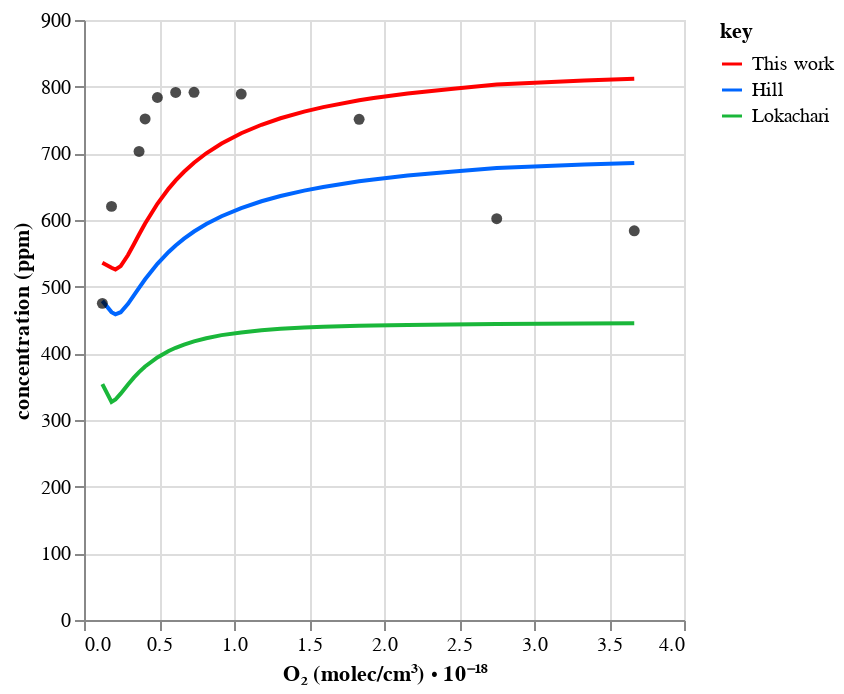
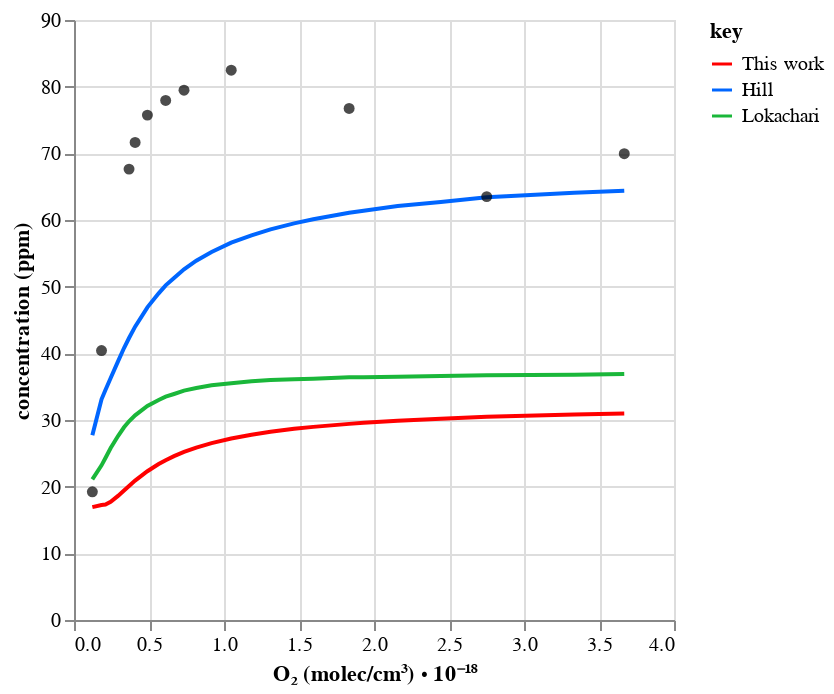
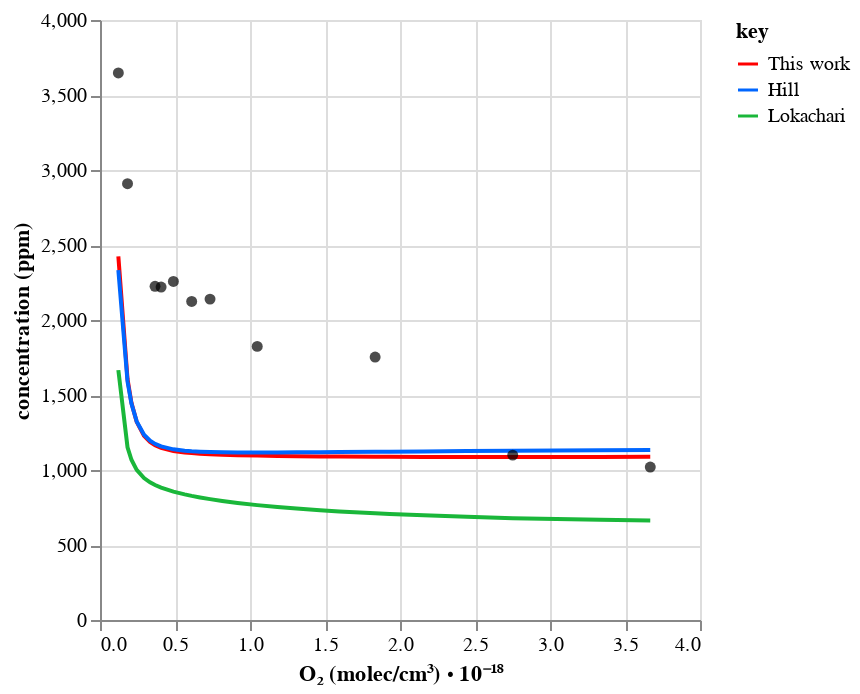
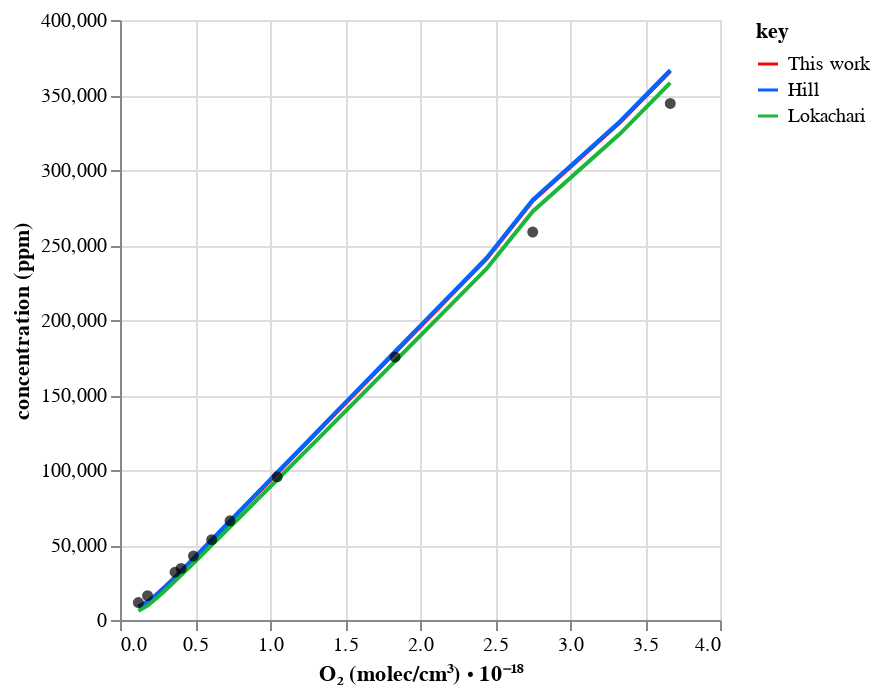

Notebook code for these charts, in order:
### Code cell
from util import p_

import automech

# Plot
chart_dct = workflow.plot_simulation(
    tag=tag,
    x_col="O2_molecules",
    root_path=root_path,
    line_source_=["Hill", "Lokachari"],
    point_source="Experiment",
    control=False,
)
mech = automech.io.read(
    p_.full_calculated_mechanism(tag, "json", path=p_.data(root_path))
)
for name, chart in chart_dct.items():
    automech.display_species(mech, [name])
    chart.show()

### Figure 1 — Vega-Lite specification as saved in the notebook (floating-point values rounded to 4 significant figures)
{"config": {"view": {"continuousWidth": 300, "continuousHeight": 300}}, "layer": [{"data": {"name": "data-2b50d2577affbb8958e16ab5f06da39f"}, "mark": {"type": "line"}, "encoding": {"color": {"field": "key", "scale": {"domain": ["This work", "Hill", "Lokachari"], "range": ["#ff0000", "#0066ff", "#1ab73a"]}, "type": "nominal"}, "x": {"field": "O2_molecules", "title": "O₂ (molec/cm³) ⋅ 10⁻¹⁸", "type": "quantitative"}, "y": {"field": "value", "title": "concentration (ppm)", "type": "quantitative"}}, "transform": [{"fold": ["This work", "Hill", "Lokachari"]}]}, {"data": {"name": "data-4b82953d89d4de3f4f86e035719410fe"}, "mark": {"type": "circle"}, "encoding": {"color": {"value": "black"}, "x": {"field": "O2_molecules", "type": "quantitative"}, "y": {"field": "Experiment", "type": "quantitative"}}}], "$schema": "https://vega.github.io/schema/vega-lite/v5.20.1.json", "datasets": {"data-2b50d2577affbb8958e16ab5f06da39f": [{"O2_molecules": 3.668, "This work": 812.0, "Hill": 685.5, "Lokachari": 445.1}, {"O2_molecules": 3.335, "This work": 809.3, "Hill": 683.1, "Lokachari": 444.6}, {"O2_molecules": 2.751, "This work": 803.1, "Hill": 677.9, "Lokachari": 444.0}, {"O2_molecules": 2.446, "This work": 796.6, "Hill": 672.3, "Lokachari": 443.3}, {"O2_molecules": 2.158, "This work": 789.8, "Hill": 666.6, "Lokachari": 442.6}, {"O2_molecules": 1.931, "This work": 782.9, "Hill": 660.9, "Lokachari": 441.8}, {"O2_molecules": 1.834, "This work": 779.5, "Hill": 658.0, "Lokachari": 441.4}, {"O2_molecules": 1.595, "This work": 769.3, "Hill": 649.6, "Lokachari": 439.9}, {"O2_molecules": 1.467, "This work": 762.6, "Hill": 644.1, "Lokachari": 438.7}, {"O2_molecules": 1.31, "This work": 752.6, "Hill": 636.0, "Lokachari": 436.7}, {"O2_molecules": 1.183, "This work": 742.9, "Hill": 628.1, "Lokachari": 434.5}, {"O2_molecules": 1.048, "This work": 730.2, "Hill": 617.9, "Lokachari": 431.3}, {"O2_molecules": 0.9171, "This work": 714.8, "Hill": 605.6, "Lokachari": 427.3}, {"O2_molecules": 0.8152, "This work": 700.1, "Hill": 593.9, "Lokachari": 422.7}, {"O2_molecules": 0.7335, "This work": 685.9, "Hill": 582.7, "Lokachari": 418.0}, {"O2_molecules": 0.667, "This work": 672.4, "Hill": 572.0, "Lokachari": 413.2}, {"O2_molecules": 0.6112, "This work": 659.4, "Hill": 561.8, "Lokachari": 408.3}, {"O2_molecules": 0.5644, "This work": 647.1, "Hill": 552.1, "Lokachari": 403.5}, {"O2_molecules": 0.4893, "This work": 624.3, "Hill": 534.3, "Lokachari": 393.9}, {"O2_molecules": 0.4074, "This work": 594.8, "Hill": 511.1, "Lokachari": 380.3}, {"O2_molecules": 0.367, "This work": 578.2, "Hill": 498.2, "Lokachari": 371.9}, {"O2_molecules": 0.3335, "This work": 564.1, "Hill": 487.2, "Lokachari": 364.0}, {"O2_molecules": 0.2935, "This work": 547.5, "Hill": 474.3, "Lokachari": 353.4}, {"O2_molecules": 0.2446, "This work": 530.8, "Hill": 461.7, "Lokachari": 339.5}, {"O2_molecules": 0.2096, "This work": 525.8, "Hill": 458.6, "Lokachari": 330.7}, {"O2_molecules": 0.1835, "This work": 528.4, "Hill": 461.8, "Lokachari": 327.1}, {"O2_molecules": 0.1223, "This work": 535.7, "Hill": 478.7, "Lokachari": 353.7}], "data-4b82953d89d4de3f4f86e035719410fe": [{"O2_molecules": 0.1223, "Experiment": 475.0}, {"O2_molecules": 0.1835, "Experiment": 620.4}, {"O2_molecules": 0.367, "Experiment": 702.8}, {"O2_molecules": 0.4074, "Experiment": 751.5}, {"O2_molecules": 0.4893, "Experiment": 783.7}, {"O2_molecules": 0.6112, "Experiment": 791.4}, {"O2_molecules": 0.7335, "Experiment": 791.6}, {"O2_molecules": 1.048, "Experiment": 788.9}, {"O2_molecules": 1.834, "Experiment": 751.0}, {"O2_molecules": 2.751, "Experiment": 602.0}, {"O2_molecules": 3.668, "Experiment": 583.8}]}}

### Figure 2 — Vega-Lite specification as saved in the notebook (floating-point values rounded to 4 significant figures)
{"config": {"view": {"continuousWidth": 300, "continuousHeight": 300}}, "layer": [{"data": {"name": "data-5734010e04f5d808f4cbd90b1aab7808"}, "mark": {"type": "line"}, "encoding": {"color": {"field": "key", "scale": {"domain": ["This work", "Hill", "Lokachari"], "range": ["#ff0000", "#0066ff", "#1ab73a"]}, "type": "nominal"}, "x": {"field": "O2_molecules", "title": "O₂ (molec/cm³) ⋅ 10⁻¹⁸", "type": "quantitative"}, "y": {"field": "value", "title": "concentration (ppm)", "type": "quantitative"}}, "transform": [{"fold": ["This work", "Hill", "Lokachari"]}]}, {"data": {"name": "data-cf989b38a5c47983aff418ceb98a0330"}, "mark": {"type": "circle"}, "encoding": {"color": {"value": "black"}, "x": {"field": "O2_molecules", "type": "quantitative"}, "y": {"field": "Experiment", "type": "quantitative"}}}], "$schema": "https://vega.github.io/schema/vega-lite/v5.20.1.json", "datasets": {"data-5734010e04f5d808f4cbd90b1aab7808": [{"O2_molecules": 3.668, "This work": 30.97, "Hill": 64.4, "Lokachari": 36.9}, {"O2_molecules": 3.335, "This work": 30.81, "Hill": 64.1, "Lokachari": 36.8}, {"O2_molecules": 2.751, "This work": 30.5, "Hill": 63.4, "Lokachari": 36.7}, {"O2_molecules": 2.446, "This work": 30.19, "Hill": 62.7, "Lokachari": 36.6}, {"O2_molecules": 2.158, "This work": 29.88, "Hill": 62.1, "Lokachari": 36.5}, {"O2_molecules": 1.931, "This work": 29.57, "Hill": 61.4, "Lokachari": 36.4}, {"O2_molecules": 1.834, "This work": 29.42, "Hill": 61.1, "Lokachari": 36.4}, {"O2_molecules": 1.595, "This work": 28.97, "Hill": 60.1, "Lokachari": 36.2}, {"O2_molecules": 1.467, "This work": 28.67, "Hill": 59.5, "Lokachari": 36.1}, {"O2_molecules": 1.31, "This work": 28.23, "Hill": 58.6, "Lokachari": 36.0}, {"O2_molecules": 1.183, "This work": 27.8, "Hill": 57.7, "Lokachari": 35.8}, {"O2_molecules": 1.048, "This work": 27.23, "Hill": 56.6, "Lokachari": 35.5}, {"O2_molecules": 0.9171, "This work": 26.53, "Hill": 55.2, "Lokachari": 35.2}, {"O2_molecules": 0.8152, "This work": 25.86, "Hill": 53.9, "Lokachari": 34.8}, {"O2_molecules": 0.7335, "This work": 25.2, "Hill": 52.6, "Lokachari": 34.4}, {"O2_molecules": 0.667, "This work": 24.57, "Hill": 51.3, "Lokachari": 33.9}, {"O2_molecules": 0.6112, "This work": 23.97, "Hill": 50.2, "Lokachari": 33.5}, {"O2_molecules": 0.5644, "This work": 23.39, "Hill": 49.0, "Lokachari": 33.0}, {"O2_molecules": 0.4893, "This work": 22.31, "Hill": 46.9, "Lokachari": 32.1}, {"O2_molecules": 0.4074, "This work": 20.91, "Hill": 44.0, "Lokachari": 30.7}, {"O2_molecules": 0.367, "This work": 20.12, "Hill": 42.3, "Lokachari": 29.8}, {"O2_molecules": 0.3335, "This work": 19.43, "Hill": 40.8, "Lokachari": 28.9}, {"O2_molecules": 0.2935, "This work": 18.61, "Hill": 38.8, "Lokachari": 27.6}, {"O2_molecules": 0.2446, "This work": 17.72, "Hill": 36.3, "Lokachari": 25.8}, {"O2_molecules": 0.2096, "This work": 17.33, "Hill": 34.5, "Lokachari": 24.3}, {"O2_molecules": 0.1835, "This work": 17.26, "Hill": 33.1, "Lokachari": 23.2}, {"O2_molecules": 0.1223, "This work": 16.94, "Hill": 27.7, "Lokachari": 21.1}], "data-cf989b38a5c47983aff418ceb98a0330": [{"O2_molecules": 0.1223, "Experiment": 19.23}, {"O2_molecules": 0.1835, "Experiment": 40.42}, {"O2_molecules": 0.367, "Experiment": 67.63}, {"O2_molecules": 0.4074, "Experiment": 71.63}, {"O2_molecules": 0.4893, "Experiment": 75.73}, {"O2_molecules": 0.6112, "Experiment": 77.94}, {"O2_molecules": 0.7335, "Experiment": 79.47}, {"O2_molecules": 1.048, "Experiment": 82.48}, {"O2_molecules": 1.834, "Experiment": 76.73}, {"O2_molecules": 2.751, "Experiment": 63.51}, {"O2_molecules": 3.668, "Experiment": 69.95}]}}

### Figure 3 — Vega-Lite specification as saved in the notebook (floating-point values rounded to 4 significant figures)
{"config": {"view": {"continuousWidth": 300, "continuousHeight": 300}}, "layer": [{"data": {"name": "data-0a368eb6c8a0c534cd4f9fc836ea0ca2"}, "mark": {"type": "line"}, "encoding": {"color": {"field": "key", "scale": {"domain": ["This work", "Hill", "Lokachari"], "range": ["#ff0000", "#0066ff", "#1ab73a"]}, "type": "nominal"}, "x": {"field": "O2_molecules", "title": "O₂ (molec/cm³) ⋅ 10⁻¹⁸", "type": "quantitative"}, "y": {"field": "value", "title": "concentration (ppm)", "type": "quantitative"}}, "transform": [{"fold": ["This work", "Hill", "Lokachari"]}]}, {"data": {"name": "data-606825c1a155d8d5877d27170cd1d91f"}, "mark": {"type": "circle"}, "encoding": {"color": {"value": "black"}, "x": {"field": "O2_molecules", "type": "quantitative"}, "y": {"field": "Experiment", "type": "quantitative"}}}], "$schema": "https://vega.github.io/schema/vega-lite/v5.20.1.json", "datasets": {"data-0a368eb6c8a0c534cd4f9fc836ea0ca2": [{"O2_molecules": 3.668, "This work": 1088.0, "Hill": 1134.0, "Lokachari": 663.2}, {"O2_molecules": 3.335, "This work": 1087.0, "Hill": 1132.0, "Lokachari": 668.1}, {"O2_molecules": 2.751, "This work": 1087.0, "Hill": 1129.0, "Lokachari": 678.2}, {"O2_molecules": 2.446, "This work": 1087.0, "Hill": 1126.0, "Lokachari": 688.1}, {"O2_molecules": 2.158, "This work": 1087.0, "Hill": 1124.0, "Lokachari": 697.7}, {"O2_molecules": 1.931, "This work": 1088.0, "Hill": 1122.0, "Lokachari": 706.9}, {"O2_molecules": 1.834, "This work": 1088.0, "Hill": 1121.0, "Lokachari": 711.3}, {"O2_molecules": 1.595, "This work": 1090.0, "Hill": 1120.0, "Lokachari": 723.9}, {"O2_molecules": 1.467, "This work": 1090.0, "Hill": 1119.0, "Lokachari": 731.8}, {"O2_molecules": 1.31, "This work": 1092.0, "Hill": 1118.0, "Lokachari": 742.8}, {"O2_molecules": 1.183, "This work": 1094.0, "Hill": 1117.0, "Lokachari": 753.1}, {"O2_molecules": 1.048, "This work": 1096.0, "Hill": 1117.0, "Lokachari": 765.8}, {"O2_molecules": 0.9171, "This work": 1099.0, "Hill": 1117.0, "Lokachari": 780.7}, {"O2_molecules": 0.8152, "This work": 1102.0, "Hill": 1118.0, "Lokachari": 793.7}, {"O2_molecules": 0.7335, "This work": 1105.0, "Hill": 1120.0, "Lokachari": 805.7}, {"O2_molecules": 0.667, "This work": 1109.0, "Hill": 1122.0, "Lokachari": 816.9}, {"O2_molecules": 0.6112, "This work": 1113.0, "Hill": 1125.0, "Lokachari": 827.3}, {"O2_molecules": 0.5644, "This work": 1117.0, "Hill": 1129.0, "Lokachari": 837.3}, {"O2_molecules": 0.4893, "This work": 1127.0, "Hill": 1138.0, "Lokachari": 856.0}, {"O2_molecules": 0.4074, "This work": 1147.0, "Hill": 1157.0, "Lokachari": 882.6}, {"O2_molecules": 0.367, "This work": 1165.0, "Hill": 1174.0, "Lokachari": 900.1}, {"O2_molecules": 0.3335, "This work": 1187.0, "Hill": 1195.0, "Lokachari": 918.0}, {"O2_molecules": 0.2935, "This work": 1228.0, "Hill": 1235.0, "Lokachari": 946.5}, {"O2_molecules": 0.2446, "This work": 1321.0, "Hill": 1324.0, "Lokachari": 1001.0}, {"O2_molecules": 0.2096, "This work": 1448.0, "Hill": 1443.0, "Lokachari": 1068.0}, {"O2_molecules": 0.1835, "This work": 1606.0, "Hill": 1590.0, "Lokachari": 1152.0}, {"O2_molecules": 0.1223, "This work": 2424.0, "Hill": 2332.0, "Lokachari": 1666.0}], "data-606825c1a155d8d5877d27170cd1d91f": [{"O2_molecules": 0.1223, "Experiment": 3647.0}, {"O2_molecules": 0.1835, "Experiment": 2909.0}, {"O2_molecules": 0.367, "Experiment": 2224.0}, {"O2_molecules": 0.4074, "Experiment": 2219.0}, {"O2_molecules": 0.4893, "Experiment": 2257.0}, {"O2_molecules": 0.6112, "Experiment": 2124.0}, {"O2_molecules": 0.7335, "Experiment": 2139.0}, {"O2_molecules": 1.048, "Experiment": 1824.0}, {"O2_molecules": 1.834, "Experiment": 1753.0}, {"O2_molecules": 2.751, "Experiment": 1099.0}, {"O2_molecules": 3.668, "Experiment": 1020.0}]}}

### Figure 4 — Vega-Lite specification as saved in the notebook (floating-point values rounded to 4 significant figures)
{"config": {"view": {"continuousWidth": 300, "continuousHeight": 300}}, "layer": [{"data": {"name": "data-7b1a951f6bd9caa61668a53eda79f37f"}, "mark": {"type": "line"}, "encoding": {"color": {"field": "key", "scale": {"domain": ["This work", "Hill", "Lokachari"], "range": ["#ff0000", "#0066ff", "#1ab73a"]}, "type": "nominal"}, "x": {"field": "O2_molecules", "title": "O₂ (molec/cm³) ⋅ 10⁻¹⁸", "type": "quantitative"}, "y": {"field": "value", "title": "concentration (ppm)", "type": "quantitative"}}, "transform": [{"fold": ["This work", "Hill", "Lokachari"]}]}, {"data": {"name": "data-4f60414b0447b4760dfa64ac80029129"}, "mark": {"type": "circle"}, "encoding": {"color": {"value": "black"}, "x": {"field": "O2_molecules", "type": "quantitative"}, "y": {"field": "Experiment", "type": "quantitative"}}}], "$schema": "https://vega.github.io/schema/vega-lite/v5.20.1.json", "datasets": {"data-7b1a951f6bd9caa61668a53eda79f37f": [{"O2_molecules": 3.668, "This work": 366000.0, "Hill": 366600.0, "Lokachari": 358100.0}, {"O2_molecules": 3.335, "This work": 331900.0, "Hill": 332500.0, "Lokachari": 324300.0}, {"O2_molecules": 2.751, "This work": 279500.0, "Hill": 280100.0, "Lokachari": 272400.0}, {"O2_molecules": 2.446, "This work": 241000.0, "Hill": 241600.0, "Lokachari": 234300.0}, {"O2_molecules": 2.158, "This work": 211600.0, "Hill": 212100.0, "Lokachari": 205300.0}, {"O2_molecules": 1.931, "This work": 188300.0, "Hill": 188900.0, "Lokachari": 182300.0}, {"O2_molecules": 1.834, "This work": 178400.0, "Hill": 179000.0, "Lokachari": 172600.0}, {"O2_molecules": 1.595, "This work": 154000.0, "Hill": 154500.0, "Lokachari": 148500.0}, {"O2_molecules": 1.467, "This work": 140900.0, "Hill": 141400.0, "Lokachari": 135600.0}, {"O2_molecules": 1.31, "This work": 124800.0, "Hill": 125300.0, "Lokachari": 119800.0}, {"O2_molecules": 1.183, "This work": 111800.0, "Hill": 112200.0, "Lokachari": 107100.0}, {"O2_molecules": 1.048, "This work": 97930.0, "Hill": 98340.0, "Lokachari": 93490.0}, {"O2_molecules": 0.9171, "This work": 84500.0, "Hill": 84880.0, "Lokachari": 80370.0}, {"O2_molecules": 0.8152, "This work": 74060.0, "Hill": 74400.0, "Lokachari": 70180.0}, {"O2_molecules": 0.7335, "This work": 65710.0, "Hill": 66020.0, "Lokachari": 62060.0}, {"O2_molecules": 0.667, "This work": 58890.0, "Hill": 59170.0, "Lokachari": 55420.0}, {"O2_molecules": 0.6112, "This work": 53210.0, "Hill": 53460.0, "Lokachari": 49910.0}, {"O2_molecules": 0.5644, "This work": 48410.0, "Hill": 48640.0, "Lokachari": 45260.0}, {"O2_molecules": 0.4893, "This work": 40760.0, "Hill": 40950.0, "Lokachari": 37850.0}, {"O2_molecules": 0.4074, "This work": 32560.0, "Hill": 32680.0, "Lokachari": 29900.0}, {"O2_molecules": 0.367, "This work": 28510.0, "Hill": 28610.0, "Lokachari": 25960.0}, {"O2_molecules": 0.3335, "This work": 25250.0, "Hill": 25330.0, "Lokachari": 22780.0}, {"O2_molecules": 0.2935, "This work": 21440.0, "Hill": 21480.0, "Lokachari": 19020.0}, {"O2_molecules": 0.2446, "This work": 17040.0, "Hill": 17030.0, "Lokachari": 14590.0}, {"O2_molecules": 0.2096, "This work": 14180.0, "Hill": 14120.0, "Lokachari": 11620.0}, {"O2_molecules": 0.1835, "This work": 12280.0, "Hill": 12170.0, "Lokachari": 9588.0}, {"O2_molecules": 0.1223, "This work": 8845.0, "Hill": 8577.0, "Lokachari": 6140.0}], "data-4f60414b0447b4760dfa64ac80029129": [{"O2_molecules": 0.1223, "Experiment": 11610.0}, {"O2_molecules": 0.1835, "Experiment": 16260.0}, {"O2_molecules": 0.367, "Experiment": 31840.0}, {"O2_molecules": 0.4074, "Experiment": 34350.0}, {"O2_molecules": 0.4893, "Experiment": 42620.0}, {"O2_molecules": 0.6112, "Experiment": 53550.0}, {"O2_molecules": 0.7335, "Experiment": 66130.0}, {"O2_molecules": 1.048, "Experiment": 95480.0}, {"O2_molecules": 1.834, "Experiment": 175300.0}, {"O2_molecules": 2.751, "Experiment": 258700.0}, {"O2_molecules": 3.668, "Experiment": 344400.0}]}}
